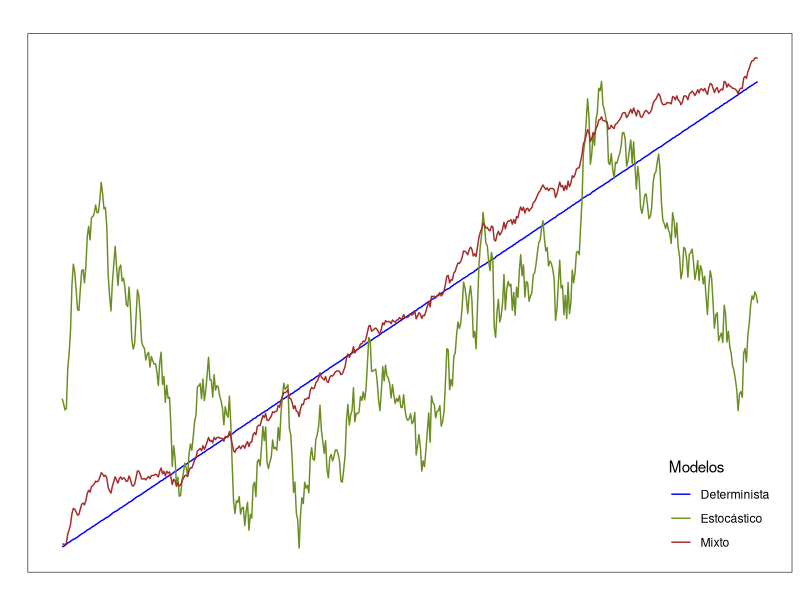
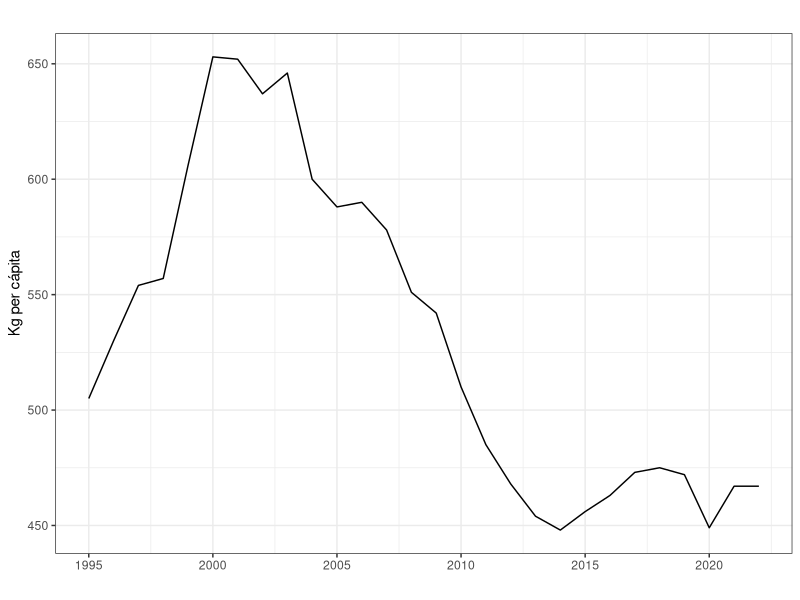
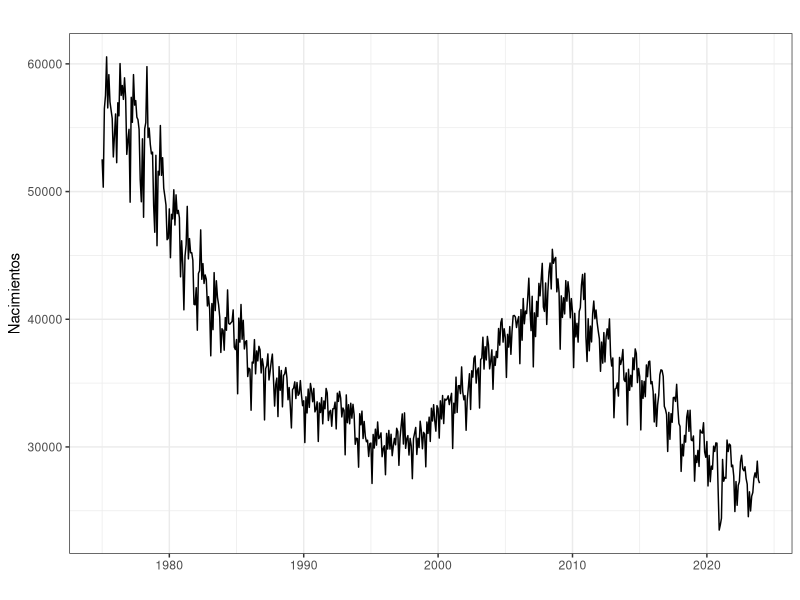
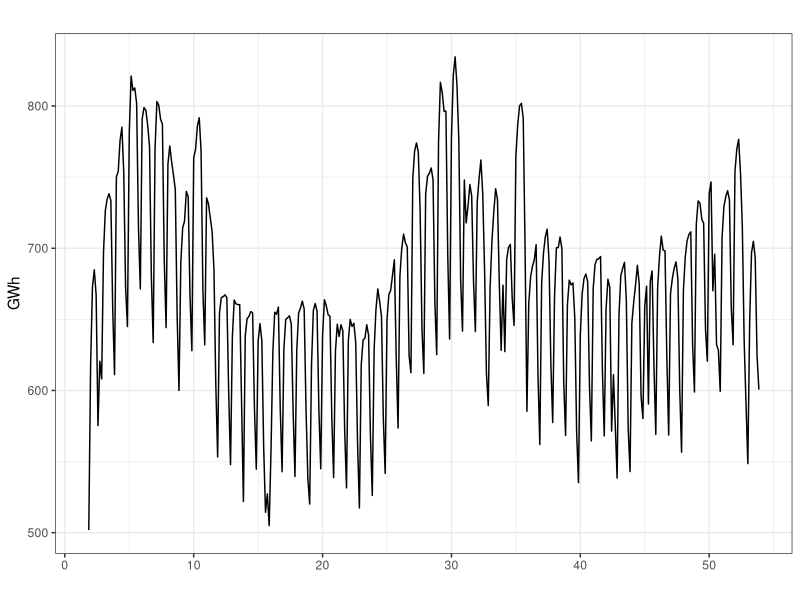
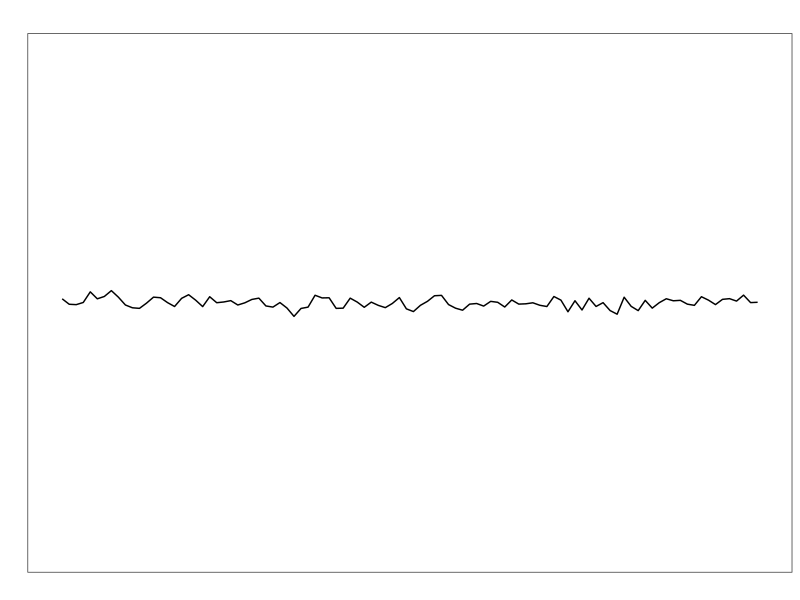
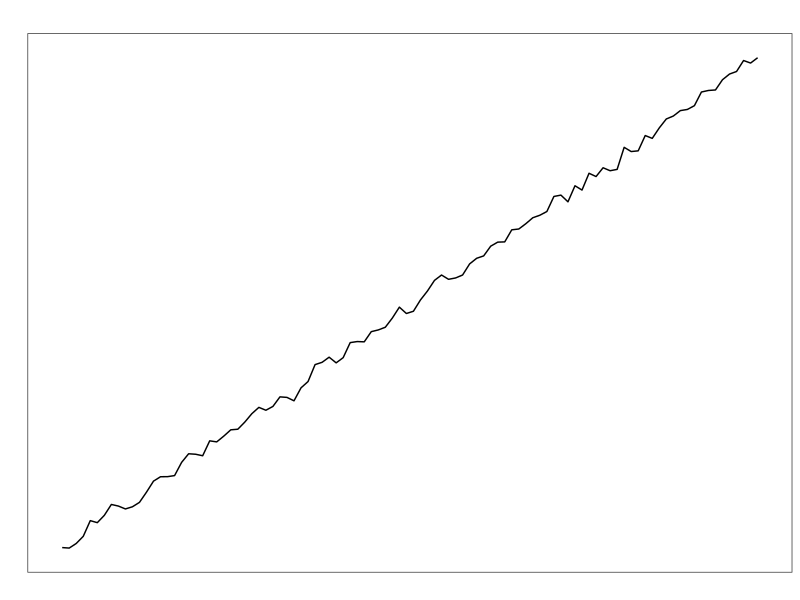
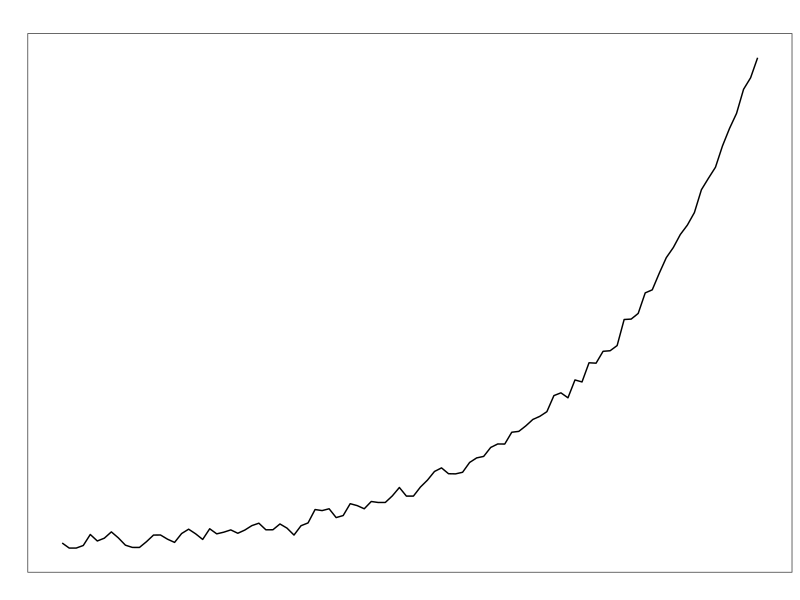
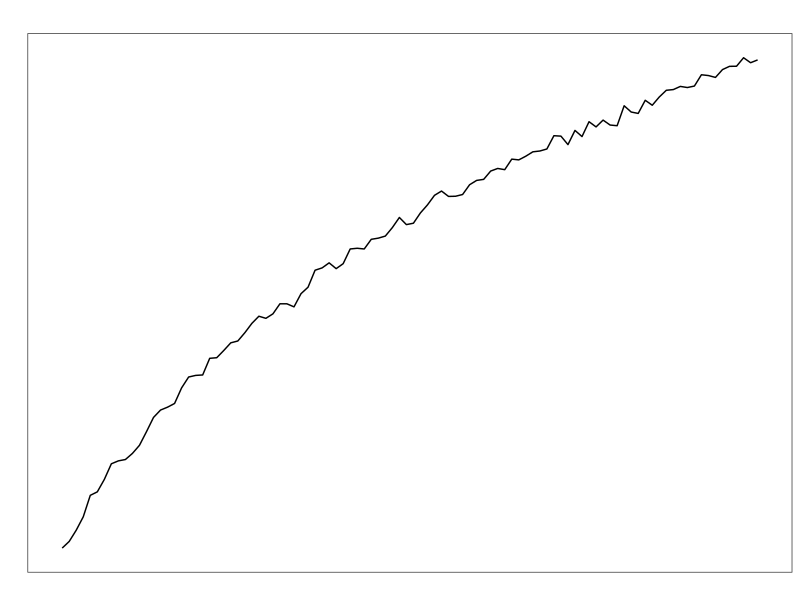

Recreate these plots in R, in order.
## ---- chunk 1
#| label: chunk_setup
#| echo: false
knitr::opts_chunk$set(warning = FALSE, 
                      message = FALSE, 
                      comment = "",
                      fig.align = "center", 
                      fig.show = "hold",
                      fig.height = 4,
                      fig.width = 8,
                      out.width = "80%") 
## ---- chunk 2
#| label: librerias
#| echo: false
library(forecast)
library(ggplot2); theme_set(theme_bw())
## ---- chunk 3
#| echo: false
#| label: fig-procesosgeneradores
#| fig-cap: "Ejemplos de procesos generadores"
set.seed(123456)
trend <- 1:500
e <- rnorm(500)
rw <- cumsum(e)
rw <- (rw - min(rw)) * 250 / (max(rw) - min(rw))
rw.de <- 0.5 * trend + 2 * cumsum(e)
dt <- 0.1 * e + 0.5 * trend

dt <- ts(dt, start = 1, freq = 1)
rw <- ts(rw, start = 1, freq = 1)
rw.de <- ts(rw.de, start = 1, freq = 1)

autoplot(dt, series="Determinista",
         xlab = "",
         ylab = "",
         main = "") +
  autolayer(rw, series = "Estocástico") +
  autolayer(rw.de, series = "Mixto") +
  scale_colour_manual(values=c("Determinista"="blue",
                               "Estocástico"="olivedrab", 
                               "Mixto" = "brown"),
                      breaks=c("Determinista","Estocástico", "Mixto")) +
  guides(colour = guide_legend(title = "Modelos")) + 
  scale_x_continuous(breaks=NULL) + 
  scale_y_continuous(breaks=NULL) + 
  theme(legend.position=c(0.98,0.02), legend.justification=c(1,0))
## ---- chunk 4
residuos <- read.csv2("./series/Residuos.csv", 
                      header = TRUE)

residuos <- ts(residuos[, 2], 
               start = 1995, 
               frequency  = 1)
## ---- chunk 5
#| label: fig-residuos
#| fig-cap: "Residuos generados"
autoplot(residuos,
         xlab = "",
         ylab = "Kg per cápita",
         main = "")
## ---- chunk 6
nacimientos <- read.csv2("./series/Nacimientos.csv", 
                         header = TRUE)

nacimientos <- ts(nacimientos[, 2],
                  start = c(1975, 1),
                  frequency = 12)
## ---- chunk 7
#| label: fig-nacimientos
#| fig-cap: "Nacimientos mensuales"
autoplot(nacimientos,
         xlab = "",
         ylab = "Nacimientos",
         main = "")
## ---- chunk 8
electricidad <- read.csv("./series/Consumo electrico.csv", 
                         header = TRUE)

electricidad <- ts(electricidad[, 1],
                   start = c(1, 7),
                   frequency = 7)
## ---- chunk 9
#| label: fig-consumoelectrico
#| fig-cap: "Consumo diario de electricidad"
autoplot(electricidad,
         xlab = "",
         ylab = "GWh",
         main = "")
## ---- chunk 10
start(nacimientos); end(nacimientos)
start(electricidad); end(electricidad)
## ---- chunk 11
frequency(nacimientos)
frequency(electricidad)
## ---- chunk 12
head(time(nacimientos), n = 48)  #Mostramos sólo los 4 primeros años
head(time(electricidad), n = 28)  #Mostramos sólo las 4 primeras semanas
## ---- chunk 13
head(cycle(nacimientos), n = 48) #Mostramos sólo los 4 primeros años
head(cycle(electricidad), n = 28) #Mostramos sólo las 4 primeras semanas
## ---- chunk 14
#| echo: false
#| label: fig-tipostendencia
#| fig-height: 3
#| fig-cap: "Ejemplos de tendencia"
#| fig-subcap: 
#|   - "Estacionaria"
#|   - "Creciente (lineal)"
#|   - "Creciente (exponencial)"
#|   - "Creciente (logarítmica)"
#|   - "Decreciente (lineal)"
#|   - "Decreciente (exponencial)"
#|   - "Decreciente (logarítmica)"
#| layout: [[100], [33,33,33], [33,33,33]]
set.seed(123456)
x0<-rnorm(100,sd=.1)
x1<-seq(1,5,length= 100); tt <- x1; x1 <- 10*(x1 - min(x1))/(max(x1) - min(x1)) - 5 + x0
x2<-exp(tt); x2 <- 10*(x2 - min(x2))/(max(x2) - min(x2)) - 5 + x0
x3<-log(tt); x3 <- 10*(x3 - min(x3))/(max(x3) - min(x3)) - 5 + x0
x4<-seq(5,1,length= 100); tt <- x4; x4 <- 10*(x4 - min(x4))/(max(x4) - min(x4)) - 5 + x0
x5<-log(tt); x5 <- 10*(x5 - min(x5))/(max(x5) - min(x5)) - 5 + x0
x6<-exp(tt); x6 <- 10*(x6 - min(x6))/(max(x6) - min(x6)) - 5 + x0

p0 <- ggplot(data.frame(t=1:100, x=x0), aes(x=t, y=x, colours= "black")) + geom_line() + xlab("") + ylab("") +
  scale_x_continuous(breaks=NULL) + scale_y_continuous(breaks=NULL, limits = c(-5, 5)) +
  ggtitle("") + guides(colour="none")
p1 <- ggplot(data.frame(t=1:100, x=x1), aes(x=t, y=x, colours= "black")) + geom_line() + xlab("") + ylab("") +
  scale_x_continuous(breaks=NULL) + scale_y_continuous(breaks=NULL) +
  ggtitle("") + guides(colour="none")
p2 <- ggplot(data.frame(t=1:100, x=x2), aes(x=t, y=x, colours= "black")) + geom_line() + xlab("") + ylab("") +
  scale_x_continuous(breaks=NULL) + scale_y_continuous(breaks=NULL) +
  ggtitle("") + guides(colour="none")
p3 <- ggplot(data.frame(t=1:100, x=x3), aes(x=t, y=x, colours= "black")) + geom_line() + xlab("") + ylab("") +
  scale_x_continuous(breaks=NULL) + scale_y_continuous(breaks=NULL) +
  ggtitle("") + guides(colour="none")
p4 <- ggplot(data.frame(t=1:100, x=x4), aes(x=t, y=x, colours= "black")) + geom_line() + xlab("") + ylab("") +
  scale_x_continuous(breaks=NULL) + scale_y_continuous(breaks=NULL) +
  ggtitle("") + guides(colour="none")
p5 <- ggplot(data.frame(t=1:100, x=x5), aes(x=t, y=x, colours= "black")) + geom_line() + xlab("") + ylab("") +
  scale_x_continuous(breaks=NULL) + scale_y_continuous(breaks=NULL) +
  ggtitle("") + guides(colour="none")
p6 <- ggplot(data.frame(t=1:100, x=x6), aes(x=t, y=x, colours= "black")) + geom_line() + xlab("") + ylab("") +
  scale_x_continuous(breaks=NULL) + scale_y_continuous(breaks=NULL) +
  ggtitle("") + guides(colour="none")

p0;p1;p2;p3;p4;p5;p6
## ---- chunk 15
#| echo: false
#| fig-height: 3
#| label: fig-ciclosnacimientos
#| fig-cap: "Ciclos en la serie Nacimientos"
autoplot(nacimientos,
         xlab = "",
         ylab = "Nacimientos",
         main = "") +
  geom_vline(xintercept=c(1996, 2008.5), linetype = "dashed") + 
  annotate("text", x=1985, y=58000, label="Tendencia Decreciente") +
  annotate("text", x=2002.5, y=58000, label="Tendencia Creciente") +
  annotate("text", x=2016, y=58000, label="Tendencia Decreciente")
## ---- chunk 16
#| echo: false
#| label: fig-estacionalidadnacimientos
#| fig-cap: "Nacimientos"
nacimientosb <- window(nacimientos, start = 2000, end = c(2019, 12))
autoplot(nacimientosb,
         xlab = "",
         ylab = "Nacimientos",
         main = "") 
## ---- chunk 17
#| echo: false
#| label: fig-estacionalidadelectricidad
#| fig-cap: "Demanda diaria de electricidad"
electricidadb <- window(electricidad, start = c(6, 1), end = c(9, 7))
autoplot(electricidadb,
         xlab = "",
         ylab = "GWh",
         main = "") + 
    geom_point() + 
  scale_x_continuous(breaks= 6:9, labels = 6:9) 
## ---- chunk 18
#| echo: false
#| label: fig-estacionalidadmultiple
#| fig-cap: "Estacionalidad múltiple para el consumo de electricidad por hora"
electricidadh <- read.csv2("./series/Consumo por hora.csv", header = TRUE)
electricidadh <- ts(electricidadh[, 2],
                    start = 1,
                    frequency = 1)

autoplot(electricidadh,
         xlab = "",
         ylab = "GW",
         main = "")  + 
  scale_x_continuous(breaks = seq(1,672,24), labels = 1:28) 
## ---- chunk 19
#| echo: false
#| label: fig-intervencionnacimientos
#| fig-cap: "Efecto de los febreros bisiestos y de la Covid-19 en Nacimientos"
nacimientosc <- window(nacimientos, start = 2000)
autoplot(nacimientosc,
         xlab = "",
         ylab = "Nacimientos",
         main = "") +
  geom_point(aes(x = 2000 + 1/12, y = nacimientosc[2 + 0 * 48], colour = "red"))  +
  geom_point(aes(x = 2004 + 1/12, y = nacimientosc[2 + 1 * 48], colour = "red"))  +
  geom_point(aes(x = 2008 + 1/12, y = nacimientosc[2 + 2 * 48], colour = "red"))  +
  geom_point(aes(x = 2012 + 1/12, y = nacimientosc[2 + 3 * 48], colour = "red"))  +
  geom_point(aes(x = 2016 + 1/12, y = nacimientosc[2 + 4 * 48], colour = "red"))  +
  geom_point(aes(x = 2020 + 1/12, y = nacimientosc[2 + 5 * 48], colour = "red"))  +
  geom_point(aes(x = 2020 +11/12, y = nacimientosc[20*12 + 12], colour = "green"))  +
  geom_point(aes(x = 2021 + 0/12, y = nacimientosc[20*12 + 13], colour = "green"))  +
  geom_point(aes(x = 2021 + 1/12, y = nacimientosc[20*12 + 14], colour = "green"))  +
  scale_colour_manual(values=c("green", "red")) + 
  guides(colour="none")
## ---- chunk 20
#| echo: false
#| label: fig-intervencionelectricidad
#| fig-cap: "Efectos calendario en Electricidad"
electricidadb <- window(electricidad, start = c(44, 1))
autoplot(electricidadb,
         xlab = "",
         ylab = "GWh",
         main = "") + 
  scale_x_continuous(breaks= 44:53, labels = c("23/10", "30/10", "6/11", "13/11", "20/11", "27/11", "4/12",
                                               "11/12", "18/12", "25/12")) + 
  geom_point(aes(x = 45 + 2/7, y = electricidadb[10], colour = "red"))  +
  geom_point(aes(x = 44 + 2/7, y = electricidadb[3], colour = "green")) +
  geom_point(aes(x = 46 + 2/7, y = electricidadb[17], colour = "green")) +
  geom_point(aes(x = 53 + 0/7, y = electricidadb[64], colour = "blue")) +
  scale_colour_manual(values=c("blue", "green", "red")) + 
  guides(colour="none")
## ---- chunk 21
#| echo: false
#| fig-height: 3
#| label: fig-intervenciontipos
#| fig-cap: "Tipos de intervención"
AO <- rep(0, 100)
TC <- rep(0, 100)
LS <- rep(0, 100)
AO[20] <- 10
TC[20:100] <- 10*0.7^(0:80) 
LS[20:100] <- 10

datos <- data.frame(
  x = rep(1:100, 3),
  y = c(AO, TC, LS),
  c = rep(c("1. Pulso", "2. Cambio Transitorio ", "3. Cambio permanente"), each = 100)
)

ggplot(datos, aes(x=x, y=y)) + 
  xlab("") + ylab("") +
  geom_line() + 
  facet_grid(. ~ c) + 
  scale_x_continuous(breaks=NULL) + 
  scale_y_continuous(breaks=NULL) +
  ggtitle("")
## ---- chunk 22
#| echo: false
#| label: fig-esquemaaditivo
#| fig-height: 3
#| fig-cap: "Ejemplo de esquema aditivo"
#| fig-subcap: 
#|   - "Consumo electrico diario"
#|   - "Gráfica media-varianza"
#| layout-ncol: 1
p1 <- autoplot(electricidad,
               xlab = "",
               ylab = "GWh")

CasosSemana = aggregate(electricidad, FUN = sum)
DesviacionSemana = aggregate(electricidad, FUN = sd)

p2 <- ggplot() +
  geom_point(aes(x = CasosSemana, y = DesviacionSemana), size = 2) +
  xlab("Consumo semanal") + 
  ylab("Des. tip. intrasemanal")

p1;p2
## ---- chunk 23
#| echo: false
#| label: fig-esquemamultiplicativo
#| fig-height: 3
#| fig-cap: "Ejemplo de esquema multiplicativo"
#| fig-subcap: 
#|   - "Nacimientos mensuales"
#|   - "Gráfica media-desviación anual"
#| layout-ncol: 1
p1 <- autoplot(nacimientos,
               xlab = "", 
               ylab = "Nacimientos")

CasosAno = aggregate(nacimientos, FUN = sum)
DesviacionAno = aggregate(nacimientos, FUN = sd)

p2 <- ggplot() +
  geom_point(aes(x = CasosAno, y = DesviacionAno), size = 2) +
  xlab("Nacimientos anuales") + 
  ylab("Des. tip. intraanual")

p1;p2
## ---- chunk 24
#| label: fig-agregacionnacimientos
#| fig-cap: "Nacimientos por año"
nacimientosAnual <- aggregate(nacimientos, FUN = sum)
autoplot(nacimientosAnual/1000,
         xlab = "",
         ylab = "Nacimientos (miles)",
         main = "")
## ---- chunk 25
#| label: fig-agregacionelectricidad
#| fig-cap: "Consumo de electricidad por semana"
electricidadSemanal <- aggregate(electricidad, FUN = sum)
autoplot(electricidadSemanal,
       xlab = "",
       ylab = "GWh",
       main = "")
## ---- chunk 26
#| label: fig-estacionalsubseriesnacimientos
#| fig-cap: "Gráfico estacional de subseries para Nacimientos"
nacimientosb <- window(nacimientos, start = 2000)
ggsubseriesplot(nacimientosb) +
  ylab("Nacimientos") +
  xlab("") +
  ggtitle("")
## ---- chunk 27
#| label: fig-estacionallineasnacimientos
#| fig-cap: "Gráfico estacional de lineas para Nacimientos"
ggseasonplot(window(nacimientos, start = 2018),
             year.labels = TRUE, 
             xlab = "",
             ylab = "Nacimientos",
             main = "")
## ---- chunk 28
componenteEstacional <- tapply(nacimientosb/mean(nacimientosb), 
                               cycle(nacimientosb), 
                               FUN = mean)
round(componenteEstacional, 2)
## ---- chunk 29
componenteEstacional <- tapply(electricidad - mean(electricidad), 
                               cycle(electricidad), 
                               FUN = mean)
round(componenteEstacional, 2)
## ---- chunk 30
#| echo: false
set.seed(324535)
library(tidyverse)
datos <- data.frame(
  Estacion = rep(1:5 ,5),
  Serie = round(5*(rep(1:5 ,5) - 3 + rnorm(25))^2 + 1:25, 2)
)

datos <- datos %>%
  mutate(
    Ten = round(ma(Serie, 5), 2),
    "Est + Res" = Serie - Ten
  )

tmp <- aggregate(as.numeric(datos$`Est + Res`), 
                 datos["Estacion"], 
                 FUN = function(x) round(mean(x, na.rm = TRUE),2))
names(tmp)[2] <- "Est"
tmp$`Est corregida` <- round(tmp$Est - mean(tmp$Est), 2)

datos <- datos %>% 
  left_join(tmp) %>%
  mutate(Res = Serie - Ten - Est)
## ---- chunk 31
#| echo: false
#| label: tbl-descomposicion
#| tbl-cap: "Ejemplo de descomposición por medias móviles"
knitr::kable(datos)
## ---- chunk 32
#| fig-height: 7
#| label: fig-desadielec
#| fig-cap: "Descomposición aditiva de la Demanda eléctrica por medias móviles"
eleDesAdi <- decompose(electricidad, 
                       type = "addi")

autoplot(eleDesAdi,
         xlab = "",
         main = "")
## ---- chunk 33
tmp <- trendcycle(eleDesAdi) + seasonal(eleDesAdi) + remainder(eleDesAdi)
summary(electricidad - tmp)
## ---- chunk 34
#| label: fig-desadielec2
#| fig-cap: "Demanda eléctrica: serie y tendencia"
autoplot(electricidad, 
         series="Demanda eléctrica",
         xlab = "",
         ylab = "MWh",
         main = "") +
  autolayer(trendcycle(eleDesAdi), 
            series="Tendencia") +
  scale_colour_manual(values=c("Demanda eléctrica"="black","Tendencia"="red"),
                      breaks=c("Demanda eléctrica","Tendencia"))
## ---- chunk 35
eleDesAdi$figure
sum(eleDesAdi$figure)
## ---- chunk 36
#| label: fig-desadielec3
#| fig-cap: "Componente estacional de Electricidad (esquema aditivo)"
compEstacional <- eleDesAdi$figure[c(2:7, 1)]
ggplot() +
  geom_line(aes(x = 1:7, y = compEstacional)) + 
  geom_hline(yintercept = 0, colour = "blue", lty = 2) +
  ggtitle("") +
  xlab("") +
  ylab("GWh") +
  scale_x_continuous(breaks= 1:7, 
                     labels = c("Lunes", "Martes", "Miércoles", "Jueves", 
                                "Viernes", "Sábado", "Domingo")) 
## ---- chunk 37
#| fig-height: 7
#| label: fig-desmulnaci
#| fig-cap: "Descomposición multiplicativa de Nacimientos por medias móviles"
nacDesMul <- decompose(nacimientos, 
                       type = "mult")

autoplot(nacDesMul,
         xlab = "",
         main = "")
## ---- chunk 38
nacDesMul$figure
sum(nacDesMul$figure)
## ---- chunk 39
eleStl <- stl(electricidad, 
              s.window = "periodic",
              robust = TRUE)

head(eleStl$time.series, n = 7)
## ---- chunk 40
#| fig-height: 7
#| label: fig-stladielec
#| fig-cap: "Descomposición de Electricidad por regresiones locales ponderadas"
autoplot(eleStl,
         xlab = "",
         main = "")
## ---- chunk 41
sum(head(seasonal(eleStl), 7))
## ---- chunk 42
#| echo: false
tmp <- rbind(
  round(as.numeric(componenteEstacional), 2),
  round(seasonal(eleDesAdi)[c(2:7, 1)], 2),
  round(seasonal(eleStl)[c(2:7, 1)], 2)
)
tmp <- round(tmp,2)
colnames(tmp) <- c("L","M","X", "J", "V", "S", "D")
rownames(tmp) <- c("tapply","decompose","stl")
tmp
## ---- chunk 43
#| echo: false
#| label: fig-stladielec2
#| fig-cap: "Componente estacional para Demanda eléctrica"
eleStl11 <- stl(electricidad, 
                s.window = 11,
                robust = TRUE)

xx <- window(seasonal(eleStl), start = 20, end = 40)
yy <- window(seasonal(eleStl11), start = 20, end = 40)
autoplot(xx, series="s.window = 'periodic'",
         xlab = "",
         ylab = "GWh",
         main = "") +
  autolayer(yy, series="s.window = 11") +
  scale_colour_manual(values=c("s.window = 'periodic'"="black","s.window = 11"="red"))
